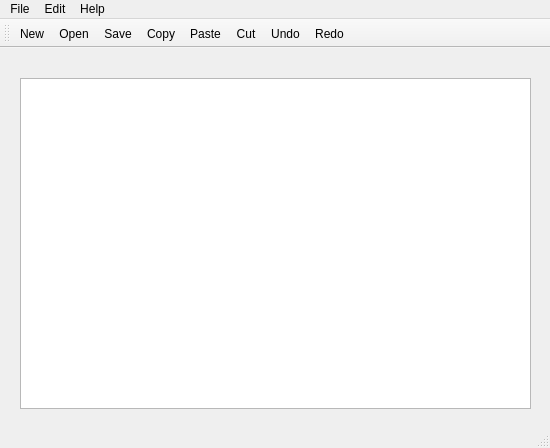
<?xml version="1.0" encoding="UTF-8"?>
<ui version="4.0">
 <class>MainWindow</class>
 <widget class="QMainWindow" name="MainWindow">
  <property name="geometry">
   <rect>
    <x>0</x>
    <y>0</y>
    <width>550</width>
    <height>448</height>
   </rect>
  </property>
  <property name="windowTitle">
   <string>MainWindow</string>
  </property>
  <widget class="QWidget" name="centralWidget">
   <widget class="QTextEdit" name="textEdit">
    <property name="geometry">
     <rect>
      <x>20</x>
      <y>30</y>
      <width>511</width>
      <height>331</height>
     </rect>
    </property>
   </widget>
  </widget>
  <widget class="QMenuBar" name="menuBar">
   <property name="geometry">
    <rect>
     <x>0</x>
     <y>0</y>
     <width>550</width>
     <height>20</height>
    </rect>
   </property>
   <widget class="QMenu" name="menuFile">
    <property name="title">
     <string>File</string>
    </property>
    <addaction name="actionNew"/>
    <addaction name="actionOpen"/>
    <addaction name="actionSave"/>
    <addaction name="actionSave_As"/>
   </widget>
   <widget class="QMenu" name="menuEdit">
    <property name="title">
     <string>Edit</string>
    </property>
    <addaction name="actionCopy"/>
    <addaction name="actionCut"/>
    <addaction name="actionPaste"/>
    <addaction name="actionUndo"/>
    <addaction name="actionRedo"/>
   </widget>
   <widget class="QMenu" name="menuAbout">
    <property name="title">
     <string>Help</string>
    </property>
    <addaction name="action"/>
   </widget>
   <addaction name="menuFile"/>
   <addaction name="menuEdit"/>
   <addaction name="menuAbout"/>
  </widget>
  <widget class="QToolBar" name="mainToolBar">
   <attribute name="toolBarArea">
    <enum>TopToolBarArea</enum>
   </attribute>
   <attribute name="toolBarBreak">
    <bool>false</bool>
   </attribute>
   <addaction name="actionNew"/>
   <addaction name="actionOpen"/>
   <addaction name="actionSave"/>
   <addaction name="actionCopy"/>
   <addaction name="actionPaste"/>
   <addaction name="actionCut"/>
   <addaction name="actionUndo"/>
   <addaction name="actionRedo"/>
  </widget>
  <widget class="QStatusBar" name="statusBar"/>
  <action name="actionNew">
   <property name="icon">
    <iconset resource="res01.qrc">
     <normaloff>:/assets/assets/page_white_add.png</normaloff>
     <normalon>assets/page_white_add.png</normalon>:/assets/assets/page_white_add.png</iconset>
   </property>
   <property name="text">
    <string>New</string>
   </property>
  </action>
  <action name="actionOpen">
   <property name="icon">
    <iconset>
     <normaloff>:/files/assets/open.png</normaloff>
     <normalon>:/assets/assets/open.png</normalon>:/files/assets/open.png</iconset>
   </property>
   <property name="text">
    <string>Open</string>
   </property>
  </action>
  <action name="actionSave">
   <property name="icon">
    <iconset resource="res01.qrc">
     <normaloff>:/assets/assets/page_save.png</normaloff>:/assets/assets/page_save.png</iconset>
   </property>
   <property name="text">
    <string>Save</string>
   </property>
  </action>
  <action name="actionSave_As">
   <property name="icon">
    <iconset resource="res01.qrc">
     <normaloff>:/assets/assets/save_as.png</normaloff>:/assets/assets/save_as.png</iconset>
   </property>
   <property name="text">
    <string>Save As ...</string>
   </property>
  </action>
  <action name="actionCopy">
   <property name="icon">
    <iconset resource="res01.qrc">
     <normaloff>:/assets/assets/document_copies.png</normaloff>:/assets/assets/document_copies.png</iconset>
   </property>
   <property name="text">
    <string>Copy</string>
   </property>
  </action>
  <action name="actionCut">
   <property name="icon">
    <iconset resource="res01.qrc">
     <normaloff>:/assets/assets/cut.png</normaloff>:/assets/assets/cut.png</iconset>
   </property>
   <property name="text">
    <string>Cut</string>
   </property>
  </action>
  <action name="actionPaste">
   <property name="icon">
    <iconset resource="res01.qrc">
     <normaloff>:/assets/assets/page_paste.png</normaloff>:/assets/assets/page_paste.png</iconset>
   </property>
   <property name="text">
    <string>Paste</string>
   </property>
  </action>
  <action name="actionUndo">
   <property name="icon">
    <iconset resource="res01.qrc">
     <normaloff>:/assets/assets/routing_around.png</normaloff>:/assets/assets/routing_around.png</iconset>
   </property>
   <property name="text">
    <string>Undo</string>
   </property>
  </action>
  <action name="actionRedo">
   <property name="icon">
    <iconset resource="res01.qrc">
     <normaloff>:/assets/assets/routing_turn_u.png</normaloff>:/assets/assets/routing_turn_u.png</iconset>
   </property>
   <property name="text">
    <string>Redo</string>
   </property>
  </action>
  <action name="action">
   <property name="text">
    <string>About</string>
   </property>
  </action>
 </widget>
 <layoutdefault spacing="6" margin="11"/>
 <resources>
  <include location="res01.qrc"/>
 </resources>
 <connections/>
</ui>
